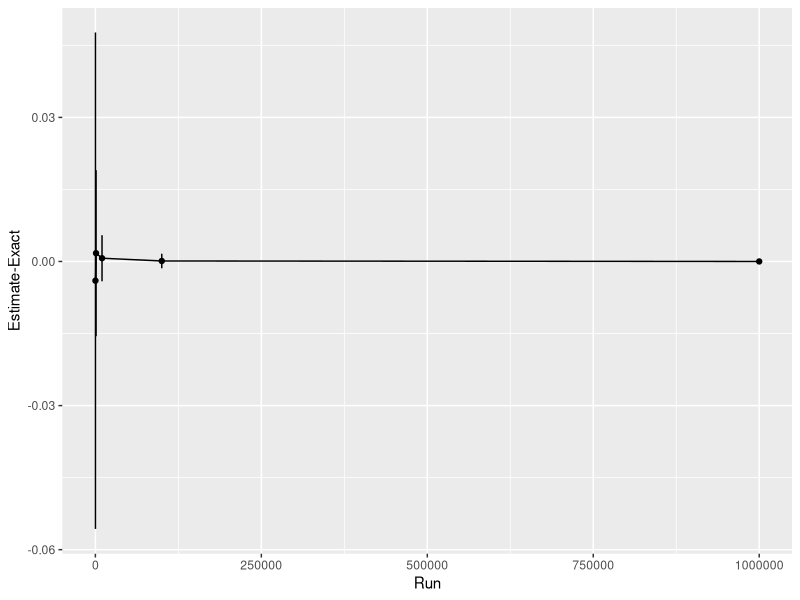
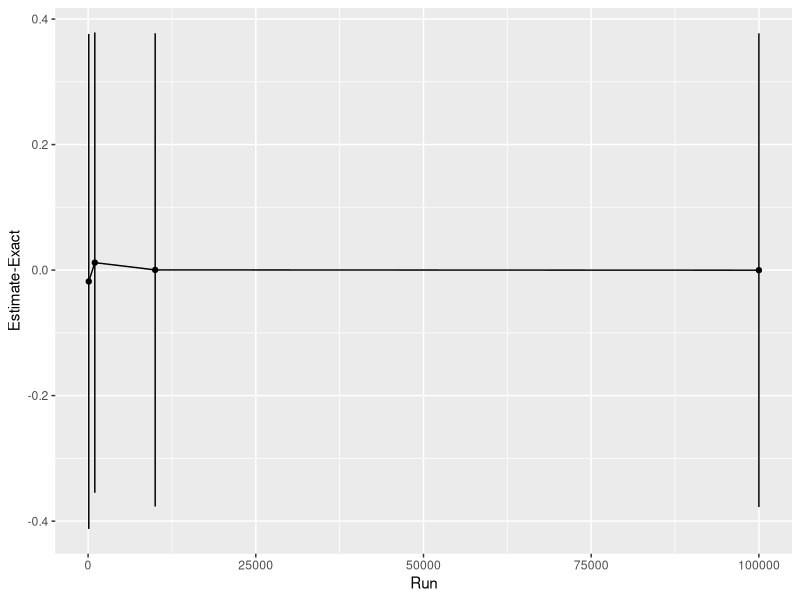

Here is the R script that generated these plots, in order:
## This script is supposed to go along with a tutorial on monte carlo simulations and maximum likelihood estimators. 

# Q: Why is it 10 * √2π and not 4 * √2π?

# Goal: Estimating integral 1 up to 4 of Gamma ~ (1, 2) without calculus but with the Monte Carlo simulation method.

# How we will do it: Generate random samples from our gamma distribution of which we want to know some integral
# (some probability), then count the number of cases within a sample falling into the specified range 
# (that defines the integral) and divide them by the respective sample size. Compute the mean difference of the
# repeats from the previously computed accurate integral under the Gamma distribution (mc_exact) and its 
# standard deviation.

library(ggplot2)

# EX(modified)
reps <- 100 # number of repeats 
mc_exact = pgamma(q=4, shape=1, scale=2) - pgamma(q=1, shape=1, scale=2) 

accuracy_n <- matrix( 
  integer(10),         # the data elements 
  nrow=5,              # number of rows 
  ncol=3,              # number of columns 
  byrow = TRUE)        # fill matrix by rows 

n_samples <- c(100, 1000, 10000, 100000, 1000000) # sample sizes

for (r in 1:nrow(accuracy_n)) {
  mc_integral <- integer(reps) # vector with 100 entries
  
  for (rep in 1:reps) {
    sims <- rgamma(n_samples[r], shape = 1, scale = 2) # simulate n_samples samples from a Gamma distribution 
                                                       # with above specified properties
    
    mc_integral[rep] <- sum(sims >= 1 & sims <= 4)/n_samples[r] # compute proportion of samples in the specified range
  }
  
  for (c in 1:ncol(accuracy_n)) { 
    if (c == 1) {
      # enter sample size into first column of result matrix
      accuracy_n[r,c] <- n_samples[r]
    } else if (c == 2) {
      # enter mean accuracy into second column of result matrix
      accuracy_n[r,c] <- mean(mc_integral - mc_exact)
    } else if (c == 3) {
      # enter sd accuracy into second column of result matrix
      accuracy_n[r,c] <- sd(mc_integral - mc_exact)
    }
  }
}

# make a dataframe out of the columns of the matrix for convenience
df = data.frame(ssize = accuracy_n[, 1], mean = accuracy_n[, 2], sd = accuracy_n[, 3]) 

ggplot(df, aes(x=ssize, y=mean)) + 
  geom_line() +
  geom_point() +
  geom_errorbar(aes(ymin=mean-sd, ymax=mean+sd), width=.2,
                position=position_dodge(0.05)) + 
  ylab("Estimate-Exact") +
  xlab("Run")

# EX(revisited)

reps_b <- c(100, 1000, 10000, 100000) 
n_samples_b <- 10
mc_exact_b <- pbinom(3, 10, lower.tail=FALSE, prob=0.5)
accuracy <- integer(length(reps_b)) # vector to record accuracy values
accuracy_sd <- integer(length(reps_b)) # vector to record accuracy sd values

for (i in 1:length(reps_b)) {
  greater_than_three <- integer(reps_b[i])
  for ( j in 1:reps_b[i] ) {
    coin_flips <- sample(c(0,1), n_samples_b, replace=T)
    greater_than_three[j] <- ( sum(coin_flips) > 3 )
  }
  accuracy[i] <- mean(greater_than_three - mc_exact_b) 
  accuracy_sd[i] <- sd(greater_than_three - mc_exact_b) 
}

df = data.frame(reps_b, accuracy, accuracy_sd)

ggplot(df, aes(x=reps_b, y=accuracy)) + 
  geom_line() +
  geom_point() +
  geom_errorbar(aes(ymin=accuracy-accuracy_sd, ymax=accuracy+accuracy_sd), width=.2,
                position=position_dodge(0.05)) + 
  ylab("Estimate-Exact") +
  xlab("Run")